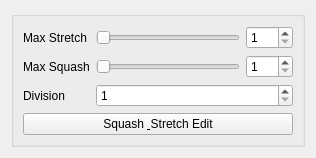
<?xml version="1.0" encoding="UTF-8"?>
<ui version="4.0">
 <class>Form</class>
 <widget class="QWidget" name="Form">
  <property name="geometry">
   <rect>
    <x>0</x>
    <y>0</y>
    <width>316</width>
    <height>149</height>
   </rect>
  </property>
  <property name="windowTitle">
   <string>Form</string>
  </property>
  <layout class="QVBoxLayout" name="verticalLayout">
   <item>
    <widget class="QGroupBox" name="groupBox">
     <property name="title">
      <string/>
     </property>
     <layout class="QGridLayout" name="gridLayout">
      <item row="0" column="2">
       <widget class="QSlider" name="stretch_horizontalSlider">
        <property name="minimum">
         <number>1</number>
        </property>
        <property name="maximum">
         <number>999</number>
        </property>
        <property name="orientation">
         <enum>Qt::Horizontal</enum>
        </property>
       </widget>
      </item>
      <item row="3" column="0" colspan="4">
       <widget class="QPushButton" name="squash_stretch_pushButton">
        <property name="text">
         <string>Squash &amp; Stretch Edit</string>
        </property>
       </widget>
      </item>
      <item row="2" column="0">
       <widget class="QLabel" name="label_3">
        <property name="text">
         <string>Division</string>
        </property>
       </widget>
      </item>
      <item row="0" column="0" colspan="2">
       <widget class="QLabel" name="label">
        <property name="text">
         <string>Max Stretch</string>
        </property>
       </widget>
      </item>
      <item row="2" column="2" colspan="2">
       <widget class="QSpinBox" name="division_spinBox">
        <property name="minimum">
         <number>1</number>
        </property>
        <property name="maximum">
         <number>999</number>
        </property>
       </widget>
      </item>
      <item row="0" column="3">
       <widget class="QSpinBox" name="stretch_spinBox">
        <property name="minimum">
         <number>1</number>
        </property>
        <property name="maximum">
         <number>999</number>
        </property>
       </widget>
      </item>
      <item row="1" column="3">
       <widget class="QSpinBox" name="squash_spinBox">
        <property name="minimum">
         <number>1</number>
        </property>
        <property name="maximum">
         <number>100</number>
        </property>
       </widget>
      </item>
      <item row="4" column="1" colspan="3">
       <spacer name="verticalSpacer">
        <property name="orientation">
         <enum>Qt::Vertical</enum>
        </property>
        <property name="sizeHint" stdset="0">
         <size>
          <width>20</width>
          <height>0</height>
         </size>
        </property>
       </spacer>
      </item>
      <item row="1" column="2">
       <widget class="QSlider" name="squash_horizontalSlider">
        <property name="minimum">
         <number>1</number>
        </property>
        <property name="maximum">
         <number>100</number>
        </property>
        <property name="orientation">
         <enum>Qt::Horizontal</enum>
        </property>
       </widget>
      </item>
      <item row="1" column="0" colspan="2">
       <widget class="QLabel" name="label_2">
        <property name="text">
         <string>Max Squash</string>
        </property>
       </widget>
      </item>
     </layout>
    </widget>
   </item>
  </layout>
 </widget>
 <resources/>
 <connections>
  <connection>
   <sender>stretch_horizontalSlider</sender>
   <signal>valueChanged(int)</signal>
   <receiver>stretch_spinBox</receiver>
   <slot>setValue(int)</slot>
   <hints>
    <hint type="sourcelabel">
     <x>215</x>
     <y>59</y>
    </hint>
    <hint type="destinationlabel">
     <x>261</x>
     <y>59</y>
    </hint>
   </hints>
  </connection>
  <connection>
   <sender>stretch_spinBox</sender>
   <signal>valueChanged(int)</signal>
   <receiver>stretch_horizontalSlider</receiver>
   <slot>setValue(int)</slot>
   <hints>
    <hint type="sourcelabel">
     <x>256</x>
     <y>48</y>
    </hint>
    <hint type="destinationlabel">
     <x>217</x>
     <y>53</y>
    </hint>
   </hints>
  </connection>
  <connection>
   <sender>squash_horizontalSlider</sender>
   <signal>valueChanged(int)</signal>
   <receiver>squash_spinBox</receiver>
   <slot>setValue(int)</slot>
   <hints>
    <hint type="sourcelabel">
     <x>215</x>
     <y>83</y>
    </hint>
    <hint type="destinationlabel">
     <x>254</x>
     <y>85</y>
    </hint>
   </hints>
  </connection>
  <connection>
   <sender>squash_spinBox</sender>
   <signal>valueChanged(int)</signal>
   <receiver>squash_horizontalSlider</receiver>
   <slot>setValue(int)</slot>
   <hints>
    <hint type="sourcelabel">
     <x>257</x>
     <y>82</y>
    </hint>
    <hint type="destinationlabel">
     <x>213</x>
     <y>83</y>
    </hint>
   </hints>
  </connection>
 </connections>
</ui>
